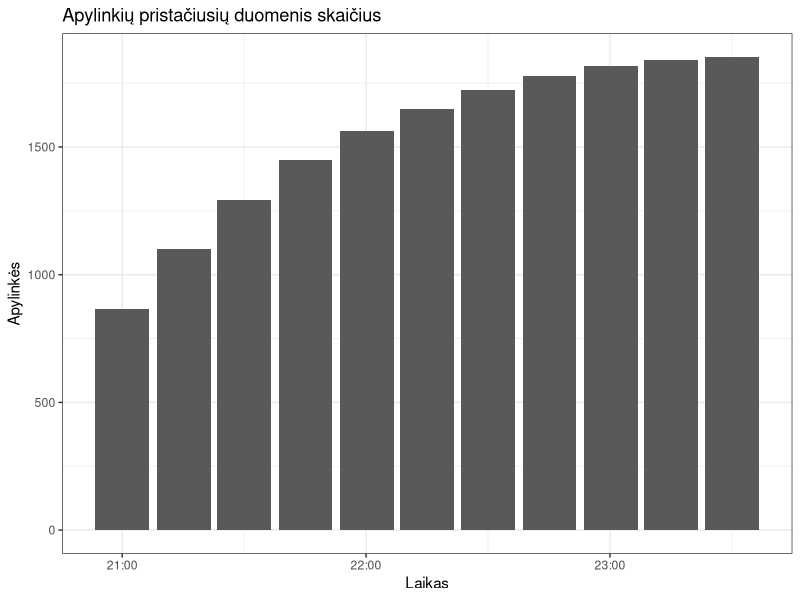
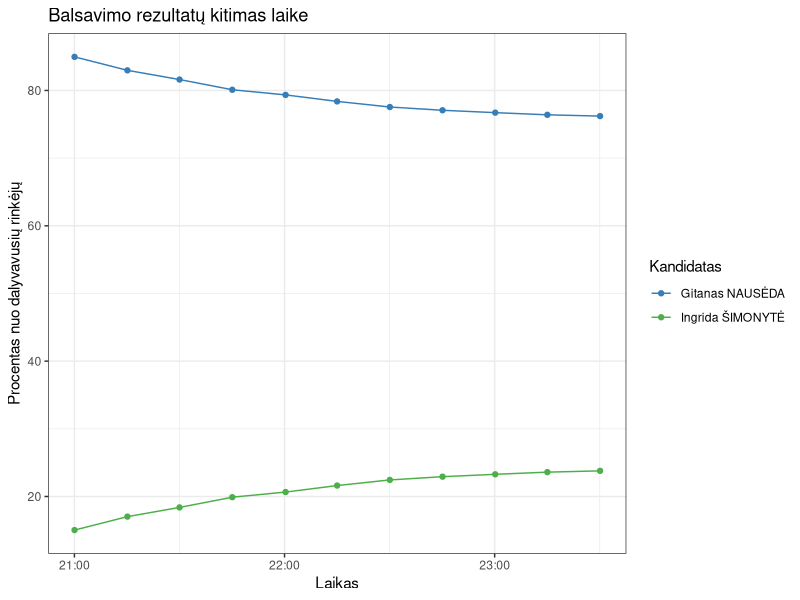
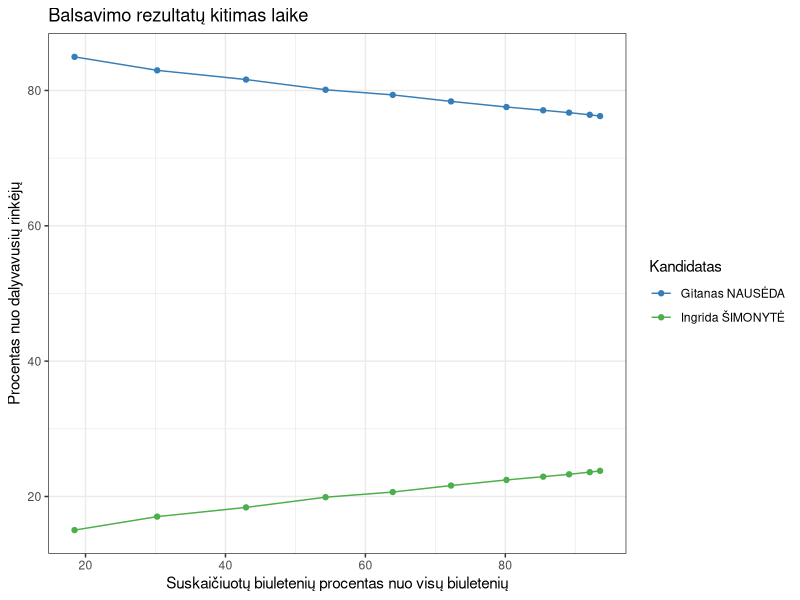

Reproduce these figures in R, in order.
## ---- chunk 1
library(dplyr)
library(lubridate)
library(ggplot2)

dt <- read.csv("data/rezultatai_laike_2024_05_26.csv") %>%
    mutate(timestamp = ymd_hms(timestamp)) %>%
    filter(timestamp >= "2024-05-26 21:00:02")

ap <- dt %>%
    select(timestamp, apylinkes) %>%
    unique()

ggplot(aes(x = timestamp, y = apylinkes), data = ap) +
    geom_col() +
    theme_bw() +
    labs(x = "Laikas", y = "Apylinkės", title = "Apylinkių pristačiusių duomenis skaičius")
## ---- chunk 2
cols <- RColorBrewer::brewer.pal(3, "Set1")[c(2, 3)]
ggplot(aes(x = timestamp, y = proc_galiojantys, group = kandidatas, colour = kandidatas), data = dt) +
    geom_point() +
    geom_line() +
    theme_bw() +
    scale_colour_manual(name = "Kandidatas", values = cols) +
    labs(x = "Laikas", y = "Procentas nuo dalyvavusių rinkėjų", title = "Balsavimo rezultatų kitimas laike")
## ---- chunk 3
cols <- RColorBrewer::brewer.pal(3, "Set1")[c(2, 3)]
ggplot(aes(x = proc_rinkeju, y = proc_galiojantys, group = kandidatas, colour = kandidatas), data = dt) +
    geom_point() +
    geom_line() +
    theme_bw() +
    scale_colour_manual(name = "Kandidatas", values = cols) +
    labs(x = "Suskaičiuotų biuletenių procentas nuo visų biuletenių", y = "Procentas nuo dalyvavusių rinkėjų", title = "Balsavimo rezultatų kitimas laike")
